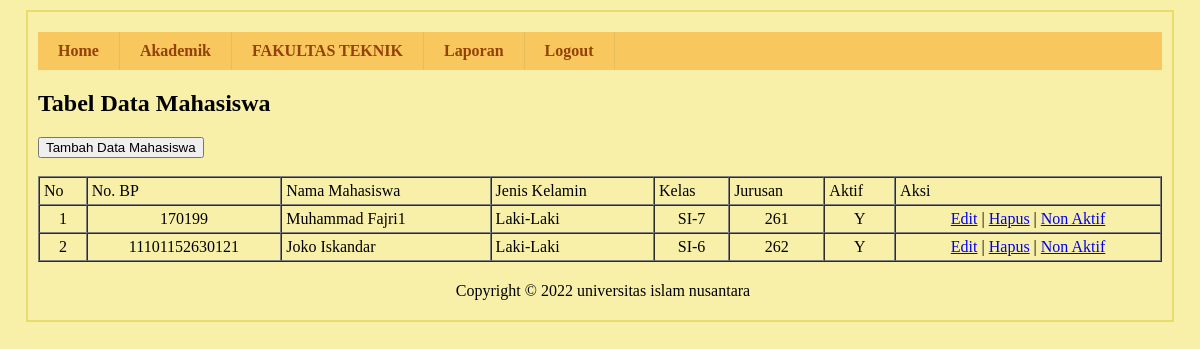
The page /sisfo-kampus/media.php?page=mahasiswa (signed in) on the database as committed earlier.
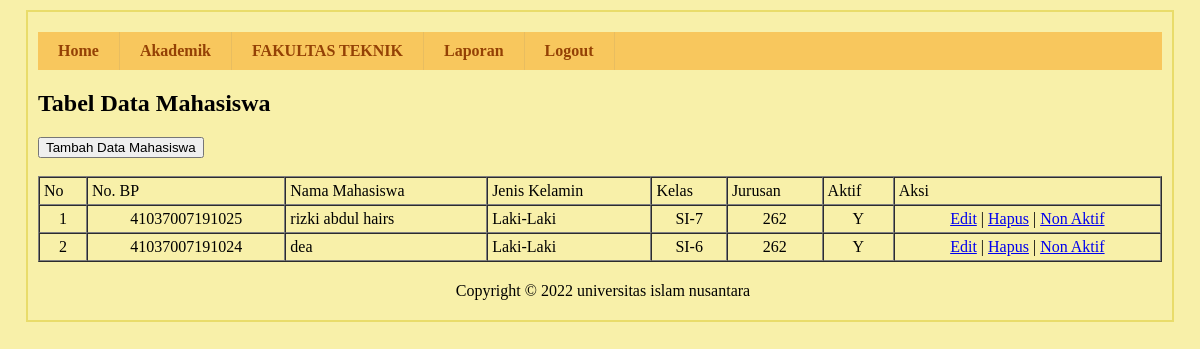
The same page on the database as committed later.
### tables this page shows
CREATE TABLE `tbl_mahasiswa` (
  `no_bp` varchar(14) NOT NULL,
  `nama_mhs` varchar(50) NOT NULL,
  `jenis_kelamin` varchar(15) NOT NULL,
  `kd_kelas` varchar(5) NOT NULL,
  `kd_jurusan` varchar(5) NOT NULL,
  `username` varchar(100) NOT NULL,
  `password` varchar(100) NOT NULL,
  `foto` varchar(100) NOT NULL,
  `aktif` enum('Y','T') NOT NULL
);

### sisfo-kampus/tabel/tabel_mahasiswa.php (the view)
<h2>Tabel Data Mahasiswa</h2>
<button type="button" onclick=window.location.href='./media.php?page=form-mhs'>Tambah Data Mahasiswa</button> <br><br>
<table width="100%" border="1" cellpadding="4" cellspacing="0">
<tr>
<td>No</td>
<td>No. BP</td>
<td>Nama Mahasiswa</td>
<td>Jenis Kelamin</td>
<td>Kelas</td>
<td>Jurusan</td>
<td>Aktif</td>
<td>Aksi</td>
</tr>
<?php
include "koneksi.php";
$sql = mysqli_query($conn,"SELECT * FROM tbl_mahasiswa ");
$no=1;
while($row = mysqli_fetch_array($sql)){
?>
<tr>
<td align='center'> <?php echo $no; ?> 					</td>
<td align='center'> <?php echo $row['no_bp']; ?> 			</td>
<td> <?php echo $row['nama_mhs']; ?>  		</td>
<td> <?php echo $row['jenis_kelamin']; ?>   </td>
<td align='center'> <?php echo $row['kd_kelas']; ?>		</td>
<td align='center'> <?php echo $row['kd_jurusan']; ?>		</td>
<td align='center'> <?php echo $row['aktif']; ?>			</td>
<td align='center'>
<a href="media.php?page=editmahasiswa&nobp=<?php echo $row['no_bp'];?>">Edit</a> |
<a href="media.php?page=hapusmahasiswa&nobp=<?php echo $row['no_bp'];?>">Hapus</a> |
<?php if($row['aktif']=='Y'){?>
<a href="media.php?page=nonmahasiswa&nobp=<?php echo $row['no_bp'];?>">Non Aktif</a>
<?php } else {?>
<a href="media.php?page=aktifmahasiswa&nobp=<?php echo $row['no_bp'];?>">Aktif</a>
<?php
}
?>
</td>
</tr>
<?php
$no++;
}
?>
</table>

### sisfo-kampus/media.php (shortened to what this page needs)
<html>
<head>
	<link rel="stylesheet" type="text/css" href="css/style.css">
</head>
<body>
	<div id="main">
		<div id="menu">
			<ul>
				<li><a href="./media.php">Home</a></li>
				<?php
				if ($_SESSION['level'] == "Admin") {
				?>
					<li><a href="#">Akademik</a>
					</li>
					<li><a href="./media.php?page=informasi">FAKULTAS TEKNIK</a></li>
					<li><a href="#">Laporan</a>
					</li>
				<?php
				}
				?>
				<li><a href="./media.php?page=logout">Logout</a></li>
			</ul>
		</div>
		<?php
		$page = isset($_GET['page']) ? $_GET['page'] : '';
		if ($page == "mahasiswa") {
			include "tabel/tabel_mahasiswa.php";
		} else if ($page == "form-mhs") {
			include "form/form-mahasiswa.php";
		} else if ($page == "editmahasiswa") {
			include "form/form-mahasiswa-edit.php";
		} else if ($page == "hapusmahasiswa") {
			include "form/mahasiswa-hapus.php";
		} else if ($page == "dosen") {
			include "tabel/tabel_dosen.php";
			} else if ($page == "kartu") {
			include "tabel/tabel-absen.php";
			} else if ($page == "absensi-dosen") {
			include "tabel/tabel_absensi_dosen.php";
			} else if ($page == "nonmahasiswa") {
			include "form/nonmahasiswa.php";
			} else if ($page == "aktifmahasiswa") {
			include "form/aktifmahasiswa.php";
		} else if ($page == "form-dosen") {
			include "form/form-dosen.php";
		} else if ($page == "editdosen") {
			include "form/form-dosen-edit.php";
		} else if ($page == "hapusdosen") {
			include "form/form-dosen-hapus.php";
		} else if ($page == "kelas") {
			include "tabel/tabel_kelas.php";
		} else if ($page == "form-kelas") {
			include "form/form-kelas.php";
		} else if ($page == "editkelas") {
			include "form/kelas-edit.php";
		} else if ($page == "hapuskelas") {
			include "form/kelas-hapus.php";
		} else if ($page == "jurusan") {
			include "tabel/tabel_jurusan.php";
		} else if ($page == "form-jurusan") {
			include "form/form-jurusan.php";
		} else if ($page == "editjurusan") {
			include "form/jurusan-edit.php";
		} else if ($page == "hapusjurusan") {
			include "form/jurusan-hapus.php";
		} else if ($page == "jadwal") {
			include "tabel/tabel_jadwal.php";
		} else if ($page == "form-jadwal") {
			include "form/form-jadwal.php";
		} else if ($page == "tabel-jadwal-dosen") {
			include "tabel/tabel_jadwal_dosen.php";
		} else if ($page == "form-input-nilai") {
			include "form/form-input-nilai.php";
					} else if ($page == "form-input-absensi") {
			include "form/form-input-absensi.php";
		} else if ($page == "editjadwal") {
			include "form/jadwal-edit.php";
		} else if ($page == "hapusjadwal") {
			include "form/jadwal-hapus.php";
		} else if ($page == "matakuliah") {
			include "tabel/tabel_matakuliah.php";
		} else if ($page == "form-matakuliah") {
			include "form/form-matakuliah.php";
		} else if ($page == "editmatakuliah") {
			include "form/form-matakuliah-edit.php";
		} else if ($page == "hapusmatakuliah") {
			include "form/form-matakuliah-hapus.php";
		} else if ($page == "informasi") {
			include "tabel/tabel_informasi.php";
		} else if ($page == "form-informasi") {
			include "form/informasi.php";
		} else if ($page == "editinformasi") {
			include "form/form-informasi-edit.php";
		} else if ($page == "hapusinformasi") {
			include "form/form-informasi-hapus.php";
		} else if ($page == "laporan-mahasiswa") {
			include "form/laporan-mahasiswa.php";
		} else if ($page == "laporan-dosen") {
			include "form/laporan-dosen.php";
		} else if ($page == "krs") {
			include "tabel/tabel-krs.php";
		} else if ($page == "addkrs") {
			include "form/form-krs.php";
			} else if ($page == "nilai") {
			include "tabel/tabel-nilai.php";
		} else if ($page == "krs-delete") {
			include "form/krs-delete.php";
		} else if ($page == "logout") {
			session_start();
			session_destroy();
			echo "<script>window.location.href='./'</script>";
		}
		?>
		<div class="footer">Copyright &copy; 2022 universitas islam nusantara</div>
	</div>
</body>
</html>

### sisfo-kampus/css/style.css (style rules this page uses)
body { background:#f8f0a9;margin:0;padding:0; }
#main { margin:10px auto;width:1124px;height:auto;padding:10px;border:2px solid #e9dc6a; }
#menu { margin:10px 0;padding:0;background: #f8c75d; width:100%; }
#menu ul { margin:0; padding: 0; list-style: none; position: relative; display: inline-table; }
#menu ul:after { content: ""; clear: both; display: block; }
#menu ul li { float: left; }
#menu ul li a { display: block; padding: 10px 20px; color: #944105; font-weight:bold;text-decoration: none; border-right: 1px solid #e8bd60; }
.footer { width:100%;clear:both;text-align:center;padding:10px 3px;margin-top:10px; }

Rows that differ between the two databases and show on the page:
removed tbl_mahasiswa: no_bp "170199", nama_mhs "Muhammad Fajri1", jenis_kelamin "Laki-Laki", kd_kelas "SI-7", kd_jurusan "261", aktif "Y"
removed tbl_mahasiswa: no_bp "11101152630121", nama_mhs "Joko Iskandar", jenis_kelamin "Laki-Laki", kd_kelas "SI-6", kd_jurusan "262", aktif "Y"
added tbl_mahasiswa: no_bp "41037007191025", nama_mhs "rizki abdul hairs", jenis_kelamin "Laki-Laki", kd_kelas "SI-7", kd_jurusan "262", aktif "Y"
added tbl_mahasiswa: no_bp "41037007191024", nama_mhs "dea", jenis_kelamin "Laki-Laki", kd_kelas "SI-6", kd_jurusan "262", aktif "Y"
